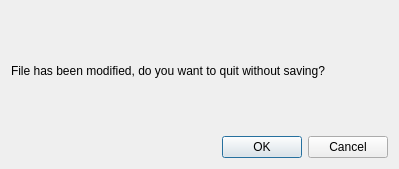
<?xml version="1.0" encoding="UTF-8"?>
<ui version="4.0">
 <class>CloseWithoutSavingDialog</class>
 <widget class="QDialog" name="CloseWithoutSavingDialog">
  <property name="geometry">
   <rect>
    <x>0</x>
    <y>0</y>
    <width>399</width>
    <height>169</height>
   </rect>
  </property>
  <property name="windowTitle">
   <string>Dialog</string>
  </property>
  <layout class="QVBoxLayout" name="verticalLayout">
   <item>
    <widget class="QLabel" name="label">
     <property name="text">
      <string>File has been modified, do you want to quit without saving?</string>
     </property>
    </widget>
   </item>
   <item>
    <widget class="QDialogButtonBox" name="buttonBox">
     <property name="orientation">
      <enum>Qt::Horizontal</enum>
     </property>
     <property name="standardButtons">
      <set>QDialogButtonBox::Cancel|QDialogButtonBox::Ok</set>
     </property>
    </widget>
   </item>
  </layout>
 </widget>
 <resources/>
 <connections>
  <connection>
   <sender>buttonBox</sender>
   <signal>accepted()</signal>
   <receiver>CloseWithoutSavingDialog</receiver>
   <slot>accept()</slot>
   <hints>
    <hint type="sourcelabel">
     <x>248</x>
     <y>254</y>
    </hint>
    <hint type="destinationlabel">
     <x>157</x>
     <y>274</y>
    </hint>
   </hints>
  </connection>
  <connection>
   <sender>buttonBox</sender>
   <signal>rejected()</signal>
   <receiver>CloseWithoutSavingDialog</receiver>
   <slot>reject()</slot>
   <hints>
    <hint type="sourcelabel">
     <x>316</x>
     <y>260</y>
    </hint>
    <hint type="destinationlabel">
     <x>286</x>
     <y>274</y>
    </hint>
   </hints>
  </connection>
 </connections>
</ui>
